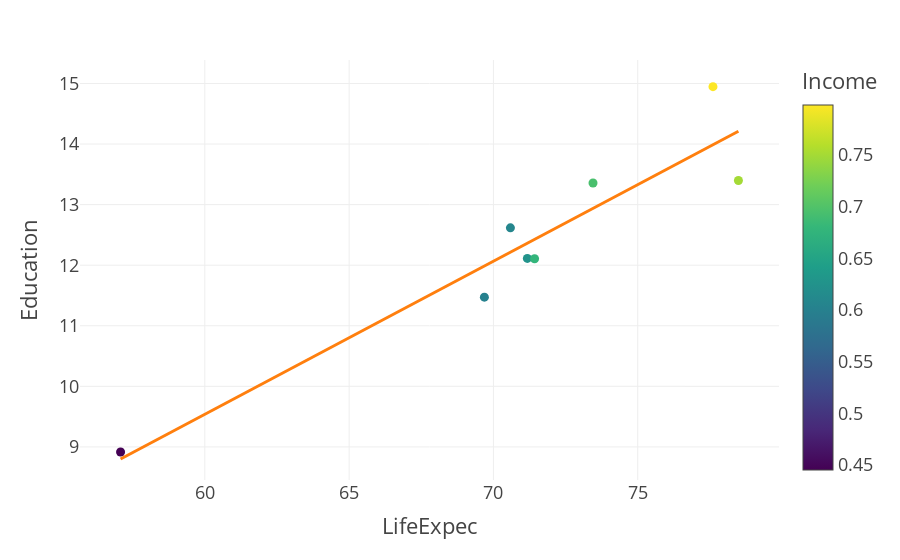

Source (notebook cell):
### Code cell
fig = px.scatter(df_region_mean,
                 x="LifeExpec",
                 y="Education",
                 color='Income', 
                 #marginal_y="violin",
                 #marginal_x="box", 
                 trendline="ols", 
                 template="presentation")
fig.show()

### Figure 1 — Plotly figure (JSON) as saved in the notebook; plotly's stock layout.template omitted (floating-point values rounded to 4 significant figures)
{"data": [{"hovertemplate": "LifeExpec=%{x}<br>Education=%{y}<br>Income=%{marker.color}<extra></extra>", "legendgroup": "", "marker": {"color": [0.6011, 0.6262, 0.7983, 0.6769, 0.7495, 0.6079, 0.6945, 0.4452], "coloraxis": "coloraxis", "symbol": "circle"}, "mode": "markers", "name": "", "orientation": "v", "showlegend": false, "type": "scatter", "x": [69.69, 71.18, 77.61, 71.43, 78.49, 70.59, 73.45, 57.08], "xaxis": "x", "y": [11.47, 12.11, 14.95, 12.11, 13.4, 12.62, 13.36, 8.916], "yaxis": "y"}, {"hovertemplate": "<b>OLS trendline</b><br>Education = 0.252712 * LifeExpec + -5.62438<br>R<sup>2</sup>=0.890661<br><br>LifeExpec=%{x}<br>Education=%{y} <b>(trend)</b><extra></extra>", "legendgroup": "", "marker": {"symbol": "circle"}, "mode": "lines", "name": "", "showlegend": false, "type": "scatter", "x": [57.08, 69.69, 70.59, 71.18, 71.43, 73.45, 77.61, 78.49], "xaxis": "x", "y": [8.8, 11.99, 12.21, 12.36, 12.43, 12.94, 13.99, 14.21], "yaxis": "y"}], "layout": {"coloraxis": {"colorbar": {"title": {"text": "Income"}}, "colorscale": [[0, "#440154"], [0.1111, "#482878"], [0.2222, "#3e4989"], [0.3333, "#31688e"], [0.4444, "#26828e"], [0.5556, "#1f9e89"], [0.6667, "#35b779"], [0.7778, "#6ece58"], [0.8889, "#b5de2b"], [1, "#fde725"]]}, "legend": {"tracegroupgap": 0}, "margin": {"t": 60}, "xaxis": {"anchor": "y", "domain": [0, 1], "title": {"text": "LifeExpec"}}, "yaxis": {"anchor": "x", "domain": [0, 1], "title": {"text": "Education"}}}}
